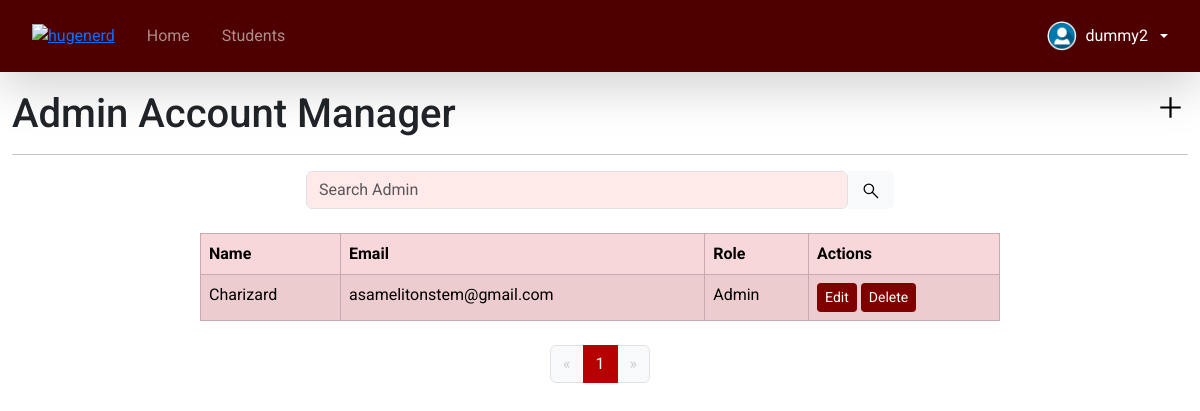
/adminmanager.php (signed in), run on an earlier commit of the app's database.
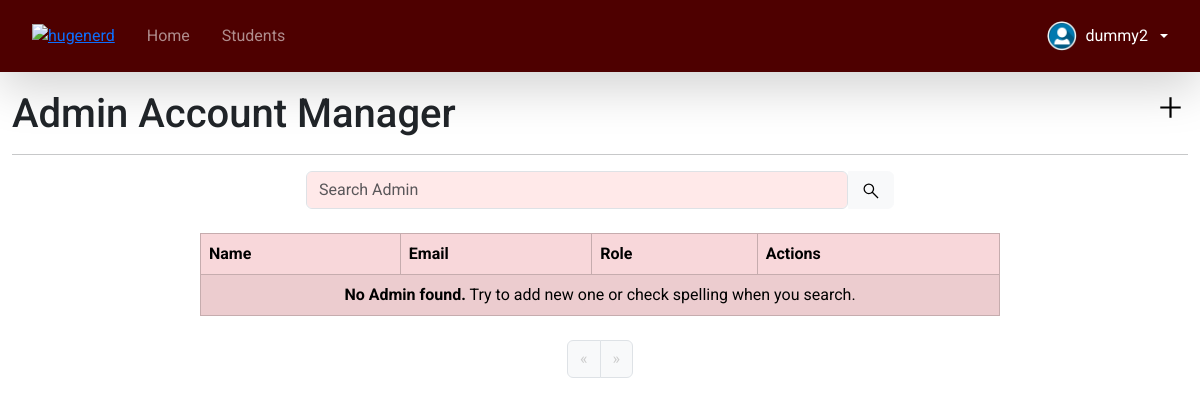
And on a later commit of the database.
### tables this page shows
CREATE TABLE `tblusers` (
  `id` int(11) NOT NULL,
  `name` varchar(255) NOT NULL,
  `email` varchar(255) NOT NULL,
  `password` varchar(255) NOT NULL,
  `code` mediumint(50) NOT NULL,
  `role_id` int(11) NOT NULL,
  `status` text NOT NULL
);

CREATE TABLE `tblroles` (
  `role_id` int(11) NOT NULL,
  `role_name` varchar(255) NOT NULL
);

### adminmanager.php (the view, shortened to what the changed rows need)
<?php
require_once "controllerUserData.php";
$email = $_SESSION['email'];
$password = $_SESSION['password'];
if ($email != false && $password != false) {
    $sql = "SELECT * FROM tblusers WHERE email = '$email'";
    $run_Sql = mysqli_query($con, $sql);
    if ($run_Sql) {
        $fetch_info = mysqli_fetch_assoc($run_Sql);
    }
} else {
    header('Location: login.php');
}
$resultsPerPage = 10;
$page = isset($_GET['page']) ? (int)$_GET['page'] : 1;
$search = isset($_GET['search']) ? mysqli_real_escape_string($con, $_GET['search']) : '';
$offset = ($page - 1) * $resultsPerPage;
$sql = "SELECT users.id, users.name, users.email, roles.role_name
        FROM tblusers users
        JOIN tblroles roles ON users.role_id = roles.role_id
        WHERE users.role_id = 1";
$sql .= " LIMIT $resultsPerPage OFFSET $offset";
$result = $con->query($sql);
$totalResultQuery = "SELECT COUNT(*) AS total FROM tblusers WHERE role_id = 1";
$totalResult = $con->query($totalResultQuery);
$totalRow = $totalResult->fetch_assoc();
$totalRows = $totalRow['total'];
$totalPages = ceil($totalRows / $resultsPerPage);
?>
<!DOCTYPE html>
<html lang="en">
<head>
    <link rel="stylesheet" href="css/bootstrap.min.css" />
    <link rel="stylesheet" href="customcolors.css" />
    <link rel="stylesheet" href="effects.css" />
    <link rel="stylesheet" href="appearance.css" />
    <link rel="stylesheet" href="new_login.css" />
</head>
<body style="overflow-x: hidden;">
    <div class="container-fluid">
        <h1>Admin Account Manager <a href="#"><img align="right" src="assets/add_1000dp_000_FILL0_wght400_GRAD0_opsz48.svg" style="width: 35px; display: inline;" data-bs-toggle="modal" data-bs-target="#addAdmin" class="circular-hover-dark"></a></h1>
        <br>
        <table class="table table-striped table-bordered table-danger" style="max-width: 800px; margin: 0 auto;">
            <thead>
                <tr>
                    <th scope="col">Name</th>
                    <th scope="col">Email</th>
                    <th scope="col">Role</th>
                    <th scope="col">Actions</th>
                </tr>
            </thead>
            <tbody>
                <?php if ($result->num_rows > 0): ?>
                    <?php while ($row = $result->fetch_assoc()): ?>
                        <tr>
                            <td><?php echo htmlspecialchars($row['name']); ?></td>
                            <td><?php echo htmlspecialchars($row['email']); ?></td>
                            <td><?php echo htmlspecialchars($row['role_name']); ?></td>
                            <td>
                                <button class="btn btn-primary btn-sm" data-id="<?php echo $row['id']; ?>" id="btn-custom-color" data-bs-target="#editAdmin" data-bs-toggle="modal"
                                    <?php if ($fetch_info['role_id'] == 2 && $row['email'] == $fetch_info['email']) {
                                        echo 'style="display:none;"';
                                    } ?>>
                                    Edit
                                </button>
                                <?php if (!($fetch_info['role_id'] == 2 && $row['email'] == $fetch_info['email'])): ?>
                                    <button class="btn btn-danger btn-sm" data-bs-toggle="modal" data-bs-target="#deleteAdmin<?php echo $row['id']; ?>" id="btn-custom-color">Delete</button>
                                <?php endif; ?>
                            </td>
                        </tr>
                    <?php endwhile; ?>
                <?php else: ?>
                    <tr>
                        <td colspan="4" class="text-center"><strong>No Admin found.</strong> Try to add new one or check spelling when you search.</td>
                    </tr>
                <?php endif; ?>
            </tbody>
        </table>
        <br>
        <nav aria-label="Page navigation example">
            <ul class="pagination justify-content-center">
                <?php for ($i = 1; $i <= $totalPages; $i++): ?>
                    <li class="page-item <?php if ($page == $i) echo 'active'; ?>">
                        <a class="page-link" href="?page=<?php echo $i; ?>&search=<?php echo $search; ?>"><?php echo $i; ?></a>
                    </li>
                <?php endfor; ?>
            </ul>
        </nav>
    </div>
    <link rel="stylesheet" href="https://cdnjs.cloudflare.com/ajax/libs/font-awesome/5.15.4/css/all.min.css">
</body>
</html>

What changed in the data, as far as the page shows it:
removed tblusers: name "Charizard", email "asamelitonstem@gmail.com", role.role_name "Admin"
Also different on the page:
text now shown: "No Admin found. Try to add new one or check spelling when you search."
list line gone: "1"
